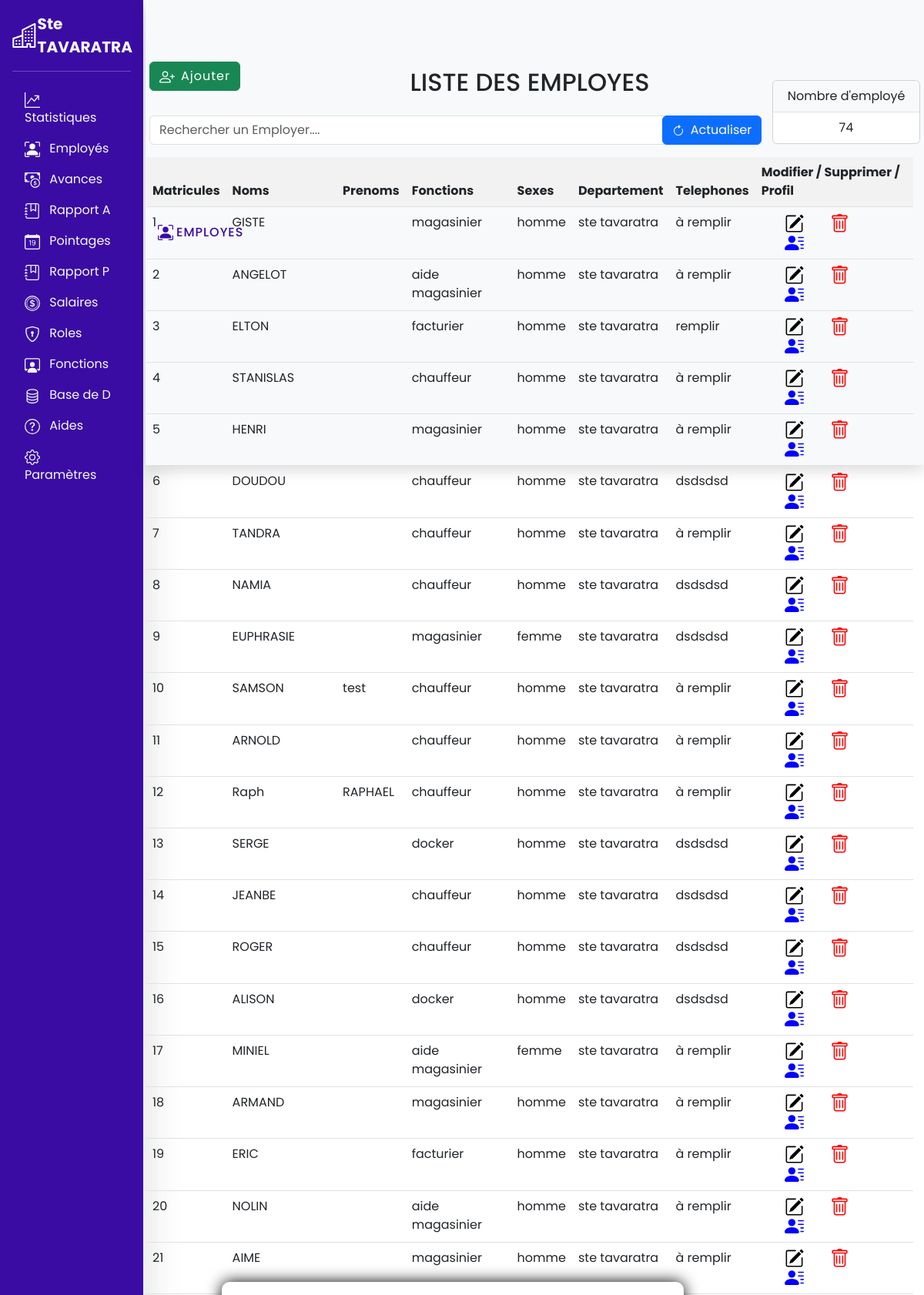
Page /php/pages/listeemployer.php?worker_id=1 (signed in, upper part) on the committed database.
### tables this page shows
CREATE TABLE `workers` (
  `w_id` int(11) NOT NULL AUTO_INCREMENT,
  `name` varchar(100) NOT NULL,
  `firstname` varchar(100) NOT NULL,
  `id_fonction` varchar(100) NOT NULL,
  `cin` varchar(255) NOT NULL,
  `adresse` varchar(100) NOT NULL,
  `origine` varchar(100) NOT NULL,
  `responsable` varchar(100) NOT NULL,
  `contact` varchar(100) NOT NULL,
  `image` varchar(255) NOT NULL,
  `id_depart` int(255) NOT NULL,
  `date_entree` varchar(100) NOT NULL,
  `sexe` varchar(50) NOT NULL,
  `date_ajout` varchar(50) NOT NULL,
  `salaire_base` int(11) NOT NULL,
  PRIMARY KEY (`w_id`)
);

CREATE TABLE `fonctions` (
  `id` int(11) NOT NULL AUTO_INCREMENT,
  `name_fonction` varchar(50) NOT NULL,
  PRIMARY KEY (`id`)
);

CREATE TABLE `departements` (
  `id` int(11) NOT NULL AUTO_INCREMENT,
  `name_depart` varchar(100) NOT NULL,
  PRIMARY KEY (`id`)
);

### php/class/Workers.php (called while the page is built, shortened)
<?php
class Workers
{
    private $host = '127.0.0.1';
    private $db = 'tavaratra';
    private $user = 'root';
    private $pdo = null;
    public function connect()
    {
        return new PDO('mysql:host=' . $this->host . ';dbname=' . $this->db . ';', $this->user, '');
    }
    public function getPdo()
    {
        if ($this->pdo == null) {
            $this->pdo = $this->connect();
        }
        return $this->pdo;
    }
    public function listOfWorker()
    {
        $query = $this->getPdo()
            ->prepare("SELECT * FROM workers JOIN fonctions ON fonctions.id=workers.id_fonction JOIN departements ON departements.id=workers.id_depart");
        $query->execute();
        return $query->fetchAll();
    }
        public function getNumberOfWorkers() {
            $query = $this->getPdo()
            ->prepare('SELECT COUNT(w_id) as nbrW FROM workers');
            $query->execute();
            return $query->fetch();
        }
}

### php/pages/listeemployer.php (the view, shortened to what this page needs)
<?php
require '../class/Workers.php';
$wrkrs = new Workers();
?>
<!DOCTYPE html>
<html lang="en">
<head>
    <link rel="stylesheet" href="../../assets/css/bootstrap.min.css">
</head>
<body>
    <nav>
        <?php include '../sections/navbars.php' ?>
        <div class="plaque bg-light shadow d-flex align-items-center justify-content-left p-3">
            <h5 class="fs-6 mt-2  c ls">EMPLOYES</h5>
        </div>
        <div id="left-cont" class="container body">
            <h2 class="text-center mt-2">LISTE DES EMPLOYES</h2>
            <div class="p-3 w-75 list">
                <input type="text" class="form-control" placeholder="Rechercher un Employer...." id="searchField">
                <button class="btn btn-primary  refresh"> Actualiser</button>
                <a id="ajouter" href="ajouterunemployer.php" class="btn btn-success ls">Ajouter</a>
            </div>
            <div class="container" style="height: 72.5vh; overflow: auto;" id="table-container">
                <table class="table">
                    <thead>
                        <tr>
                            <th>Matricules</th>
                            <th>Noms</th>
                            <th>Prenoms</th>
                            <th>Fonctions</th>
                            <th>Sexes</th>
                            <th>Departement</th>
                            <th>Telephones</td>
                            <th>Modifier / Supprimer / Profil</th>
                        </tr>
                    </thead>
                    <tbody id="workersList">
                        <?php foreach ($wrkrs->listOfWorker() as $worker): ?>
                            <tr>
                                <td>
                                    <?= $worker['w_id'] ?>
                                </td>
                                <td>
                                    <?= $worker['name'] ?>
                                </td>
                                <td>
                                    <?= $worker['firstname'] ?>
                                </td>
                                <td>
                                    <?= $worker['name_fonction'] ?>
                                </td>
                                <td>
                                    <?= $worker['sexe'] ?>
                                </td>
                                <td>
                                    <?= $worker['name_depart'] ?>
                                </td>
                                <td>
                                    <?= $worker['contact'] ?>
                                </td>
                                <td><a href='modifieremployer.php?worker_id=<?= $worker['w_id'] ?>'></a> <span class="supbtn" onclick="confirmer(<?= $worker['w_id'] ?>)"></span><a href='listeemployer.php?worker_id=<?= $worker['w_id'] ?>'></a>
                                </td>
                            </tr>
                        <?php endforeach ?>
                    </tbody>
                </table>
            </div>
        </div>
        <div class="card text-center" style="width: 12rem;">
            <ul class="list-group list-group-flush">
                <li class="list-group-item bg-light">Nombre d'employé</li>
                <li class="list-group-item">
                    <?= $wrkrs->getNumberOfWorkers()['nbrW'] ?>
                </li>
            </ul>
        </div>
        <?php if (isset($_GET['worker_id'])): ?>
            <div class="popUp">
            <?php endif ?>
        </div>
</body>
</html>

### php/sections/font.php (style rules this page uses)
* { font-family: 'Poppins', sans-serif; }

### php/pages/listeemployer.php (style rules this page uses)
#table-container thead th { position: sticky; top: 0; z-index: 100; background-color: hsl(0, 0%, 95%); }
td>a { padding: 0 30px 0 30px; }
.popUp { width: 50%; height: 500px; border: solid; position: absolute; top: 24%; left: 24%; background-color: antiquewhite; z-index: 100; border-radius: 10px; background-color: white; border: none; box-shadow: 0px 0px 20px black; transition: .3s all ease-in-out; display: grid; padding: 20px; grid-template-rows: 1fr 1fr; font-family: system-ui, -apple-system, BlinkMacSystemFont, 'Segoe UI', Roboto, Oxygen, Ubuntu, Cantarell, 'Open Sans', 'Helvetica Neue', sans-serif; }
.card { position: absolute; top: 6.5rem; right: 5px; }
#left-cont { position: absolute; top: 5rem; right: -10px; }
body { overflow: hidden; }
.refresh { position: absolute; top: 4.38rem; right: 13.8rem; }
.plaque { width: 84.25%; height: 8.7vh; position: absolute; top: 0; right: 0; }
.ls { letter-spacing: 1px; }
#ajouter { position: absolute; top: 0; }
.c { color: #3A0CA3; }
.body { width:87%; }

### rows in the picture
workers: w_id "1", name "GISTE", id_fonction.name_fonction "magasinier", sexe "homme", departements.name_depart "ste tavaratra", contact "à remplir"
workers: w_id "2", name "ANGELOT", id_fonction.name_fonction "aide magasinier", sexe "homme", departements.name_depart "ste tavaratra", contact "à remplir"
workers: w_id "3", name "ELTON", id_fonction.name_fonction "facturier", sexe "homme", departements.name_depart "ste tavaratra", contact "remplir"
workers: w_id "4", name "STANISLAS", id_fonction.name_fonction "chauffeur", sexe "homme", departements.name_depart "ste tavaratra", contact "à remplir"
workers: w_id "5", name "HENRI", id_fonction.name_fonction "magasinier", sexe "homme", departements.name_depart "ste tavaratra", contact "à remplir"
workers: w_id "6", name "DOUDOU", id_fonction.name_fonction "chauffeur", sexe "homme", departements.name_depart "ste tavaratra", contact "dsdsdsd"
workers: w_id "7", name "TANDRA", id_fonction.name_fonction "chauffeur", sexe "homme", departements.name_depart "ste tavaratra", contact "à remplir"
workers: w_id "8", name "NAMIA", id_fonction.name_fonction "chauffeur", sexe "homme", departements.name_depart "ste tavaratra", contact "dsdsdsd"
workers: w_id "9", name "EUPHRASIE", id_fonction.name_fonction "magasinier", sexe "femme", departements.name_depart "ste tavaratra", contact "dsdsdsd"
workers: w_id "10", name "SAMSON", firstname "test", id_fonction.name_fonction "chauffeur", sexe "homme", departements.name_depart "ste tavaratra", contact "à remplir"
workers: w_id "11", name "ARNOLD", id_fonction.name_fonction "chauffeur", sexe "homme", departements.name_depart "ste tavaratra", contact "à remplir"
workers: w_id "12", name "Raph", firstname "RAPHAEL", id_fonction.name_fonction "chauffeur", sexe "homme", departements.name_depart "ste tavaratra", contact "à remplir"
workers: w_id "13", name "SERGE", id_fonction.name_fonction "docker", sexe "homme", departements.name_depart "ste tavaratra", contact "dsdsdsd"
workers: w_id "14", name "JEANBE", id_fonction.name_fonction "chauffeur", sexe "homme", departements.name_depart "ste tavaratra", contact "dsdsdsd"
workers: w_id "15", name "ROGER", id_fonction.name_fonction "chauffeur", sexe "homme", departements.name_depart "ste tavaratra", contact "dsdsdsd"
workers: w_id "16", name "ALISON", id_fonction.name_fonction "docker", sexe "homme", departements.name_depart "ste tavaratra", contact "dsdsdsd"
workers: w_id "17", name "MINIEL", id_fonction.name_fonction "aide magasinier", sexe "femme", departements.name_depart "ste tavaratra", contact "à remplir"
workers: w_id "18", name "ARMAND", id_fonction.name_fonction "magasinier", sexe "homme", departements.name_depart "ste tavaratra", contact "à remplir"
workers: w_id "19", name "ERIC", id_fonction.name_fonction "facturier", sexe "homme", departements.name_depart "ste tavaratra", contact "à remplir"
workers: w_id "20", name "NOLIN", id_fonction.name_fonction "aide magasinier", sexe "homme", departements.name_depart "ste tavaratra", contact "à remplir"
workers: w_id "21", name "AIME", id_fonction.name_fonction "magasinier", sexe "homme", departements.name_depart "ste tavaratra", contact "à remplir"

### other values in the picture
$wrkrs->getNumberOfWorkers()['nbrW'] "74"
